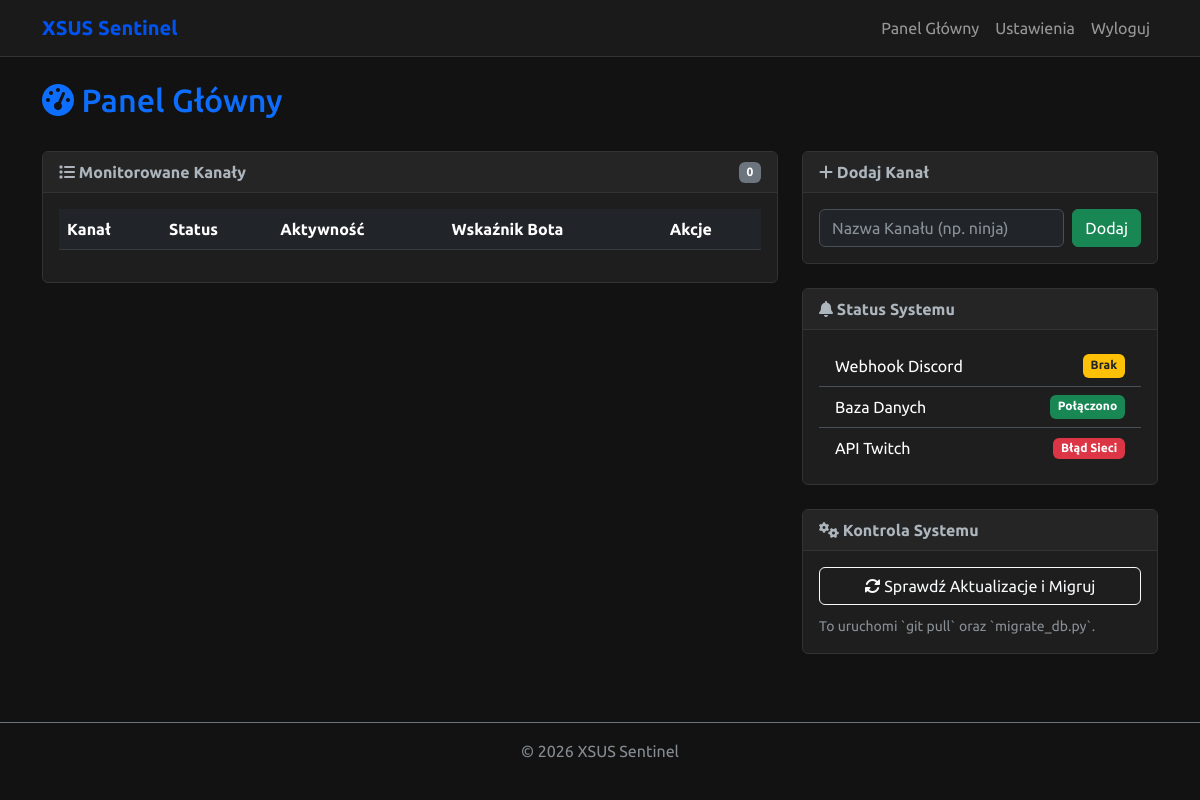
The page / (signed in) on the database as committed earlier.
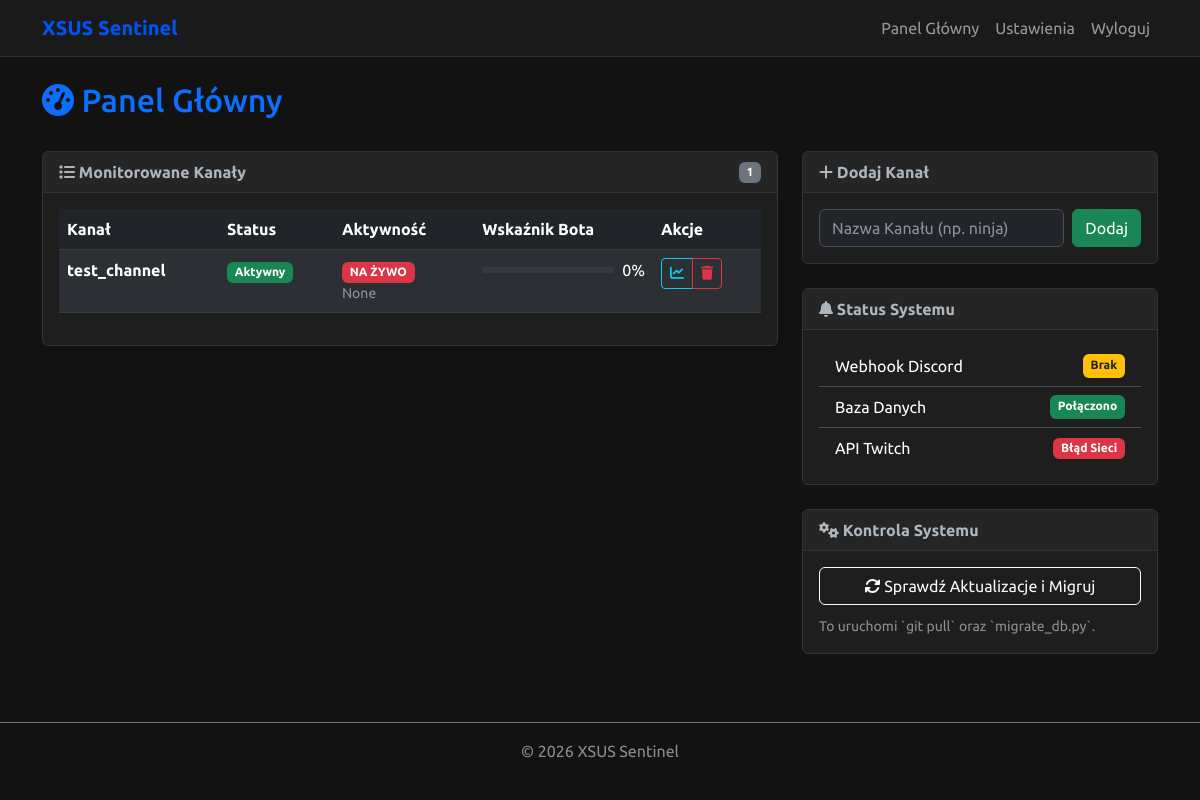
The same page on the database as committed later.
### app/models.py (models this page shows, shortened)
class Channel(db.Model):
    __tablename__ = 'channels'
    id = db.Column(db.Integer, primary_key=True)
    name = db.Column(db.String(64), unique=True, nullable=False)
    is_active = db.Column(db.Boolean, default=True)
    created_at = db.Column(db.DateTime, default=datetime.utcnow)
    messages = db.relationship('ChatMessage', backref='channel', lazy='dynamic', cascade="all, delete-orphan")
    stats = db.relationship('StreamStats', backref='channel', lazy='dynamic', cascade="all, delete-orphan")
    analyses = db.relationship('AnalysisResult', backref='channel', lazy='dynamic', cascade="all, delete-orphan")
    streams = db.relationship('Stream', backref='channel', lazy='dynamic', cascade="all, delete-orphan")
    viewers = db.relationship('Viewer', backref='channel', lazy='dynamic', cascade="all, delete-orphan")

### app/routes.py (the view)
@main.route('/')
@login_required
def index():
    channels = Channel.query.all()
    channel_data = []
    for c in channels:
        latest_analysis = AnalysisResult.query.filter_by(channel_id=c.id).order_by(AnalysisResult.timestamp.desc()).first()
        score = latest_analysis.bot_score if latest_analysis else 0
        active_stream = Stream.query.filter_by(channel_id=c.id, is_live=True).first()
        channel_data.append({
            'id': c.id,
            'name': c.name,
            'is_active': c.is_active,
            'score': score,
            'is_live': active_stream is not None,
            'game_name': active_stream.game_name if active_stream else "",
            'title': active_stream.title if active_stream else ""
        })
    return render_template('dashboard.html', channels=channel_data)

### app/auth.py (called while the page is built)
def login_required(f):
    @wraps(f)
    def decorated_function(*args, **kwargs):
        if 'logged_in' not in session:
            return redirect(url_for('auth.login', next=request.url))
        return f(*args, **kwargs)
    return decorated_function

### app/templates/dashboard.html (shortened to what this page needs)
{% extends "base.html" %}
{% block content %}
<div class="row mb-4">
    <div class="col-12">
        <h2 class="text-primary"><i class="fas fa-tachometer-alt"></i> Panel Główny</h2>
    </div>
</div>
<div class="row">
    <div class="col-md-8">
        <div class="card">
            <div class="card-header d-flex justify-content-between align-items-center">
                <span><i class="fas fa-list"></i> Monitorowane Kanały</span>
                <span class="badge bg-secondary">{{ channels|length }}</span>
            </div>
            <div class="card-body">
                <div class="table-responsive">
                    <table id="channelsTable" class="table table-dark table-hover table-striped">
                        <thead>
                            <tr>
                                <th>Kanał</th>
                                <th>Status</th>
                                <th>Aktywność</th>
                                <th>Wskaźnik Bota</th>
                                <th>Akcje</th>
                            </tr>
                        </thead>
                        <tbody>
                            {% for channel in channels %}
                            <tr>
                                <td>
                                    <a href="{{ url_for('main.channel_detail', channel_id=channel.id) }}" class="text-decoration-none text-white fw-bold">
                                        {{ channel.name }}
                                    </a>
                                </td>
                                <td>
                                    {% if channel.is_active %}
                                        <span class="badge bg-success">Aktywny</span>
                                    {% else %}
                                        <span class="badge bg-danger">Nieaktywny</span>
                                    {% endif %}
                                </td>
                                <td>
                                    {% if channel.is_live %}
                                        <span class="badge bg-danger animate-pulse">NA ŻYWO</span>
                                        <small class="d-block text-muted">{{ channel.game_name }}</small>
                                    {% else %}
                                        <span class="badge bg-secondary">Offline</span>
                                    {% endif %}
                                </td>
                                <td>
                                    <div class="d-flex align-items-center">
                                        <div class="progress flex-grow-1 me-2" style="height: 6px;">
                                        </div>
                                        <span>{{ channel.score|round(1) }}%</span>
                                    </div>
                                </td>
                                <td>
                                    <div class="btn-group btn-group-sm">
                                        <a href="{{ url_for('main.channel_detail', channel_id=channel.id) }}" class="btn btn-outline-info" title="Szczegóły">
                                            <i class="fas fa-chart-line"></i>
                                        </a>
                                        <a href="{{ url_for('main.remove_channel', channel_id=channel.id) }}" class="btn btn-outline-danger" onclick="return confirm('Jesteś pewien?')" title="Usuń">
                                            <i class="fas fa-trash"></i>
                                        </a>
                                    </div>
                                </td>
                            </tr>
                            {% endfor %}
                        </tbody>
                    </table>
                </div>
            </div>
        </div>
    </div>
    <div class="col-md-4">
        <div class="card mb-4">
            <div class="card-header"><i class="fas fa-plus"></i> Dodaj Kanał</div>
            <div class="card-body">
                <form action="{{ url_for('main.add_channel') }}" method="POST" class="d-flex gap-2">
                    <input type="text" name="channel_name" class="form-control" placeholder="Nazwa Kanału (np. ninja)" required>
                    <button type="submit" class="btn btn-success">Dodaj</button>
                </form>
            </div>
        </div>
        <div class="card mb-4">
            <div class="card-header"><i class="fas fa-bell"></i> Status Systemu</div>
            <div class="card-body">
                <ul class="list-group list-group-flush bg-transparent">
                    <li class="list-group-item bg-transparent text-white d-flex justify-content-between">
                        <span>Webhook Discord</span>
                        {% if config.DISCORD_WEBHOOK_URL %}
                            <span class="badge bg-success">Skonfigurowany</span>
                        {% else %}
                            <span class="badge bg-warning text-dark">Brak</span>
                        {% endif %}
                    </li>
                    <li class="list-group-item bg-transparent text-white d-flex justify-content-between">
                        <span>Baza Danych</span>
                        <span class="badge bg-success">Połączono</span>
                    </li>
                    <li class="list-group-item bg-transparent text-white d-flex justify-content-between align-items-center">
                        <span>API Twitch</span>
                        <span id="twitchStatusBadge" class="badge bg-secondary">Sprawdzanie...</span>
                    </li>
                </ul>
            </div>
        </div>
        <div class="card">
            <div class="card-header"><i class="fas fa-cogs"></i> Kontrola Systemu</div>
            <div class="card-body">
                <form action="{{ url_for('main.update_app') }}" method="POST">
                    <button type="submit" class="btn btn-outline-light w-100 mb-2">
                        <i class="fas fa-sync-alt"></i> Sprawdź Aktualizacje i Migruj
                    </button>
                </form>
                <small class="text-muted">To uruchomi `git pull` oraz `migrate_db.py`.</small>
            </div>
        </div>
    </div>
</div>
{% endblock %}

### app/templates/base.html (shortened to what this page needs)
<!DOCTYPE html>
<html lang="en" data-bs-theme="dark">
<head>
    <link href="https://cdn.jsdelivr.net/npm/bootstrap@5.3.0/dist/css/bootstrap.min.css" rel="stylesheet">
    <link href="https://cdn.datatables.net/1.13.4/css/dataTables.bootstrap5.min.css" rel="stylesheet">
    <link rel="stylesheet" href="https://cdnjs.cloudflare.com/ajax/libs/font-awesome/6.4.0/css/all.min.css">
</head>
<body>
    <nav class="navbar navbar-expand-lg navbar-dark mb-4">
        <div class="container">
            <a class="navbar-brand" href="{{ url_for('main.index') }}">XSUS Sentinel</a>
            <div class="collapse navbar-collapse" id="navbarNav">
                <ul class="navbar-nav ms-auto">
                    <li class="nav-item">
                        <a class="nav-link" href="{{ url_for('main.index') }}">Panel Główny</a>
                    </li>
                    <li class="nav-item">
                        <a class="nav-link" href="{{ url_for('main.settings') }}">Ustawienia</a>
                    </li>
                    <li class="nav-item">
                        <a class="nav-link" href="{{ url_for('auth.logout') }}">Wyloguj</a>
                    </li>
                </ul>
            </div>
        </div>
    </nav>
    <div class="container">
        {% block content %}{% endblock %}
    </div>
    <footer class="mt-5 py-3 text-center text-muted border-top border-secondary">
        <div class="container">
            <p>&copy; 2026 XSUS Sentinel</p>
        </div>
    </footer>
</body>
</html>

### app/templates/base.html (style rules this page uses)
body { font-family: 'Ubuntu', sans-serif; background-color: #121212; color: #e0e0e0; }
.navbar { background-color: #1a1a1a; border-bottom: 1px solid #333; }
.navbar-brand { color: #0053f1 !important; font-weight: bold; }
.card { background-color: #1e1e1e; border: 1px solid #333; margin-bottom: 20px; }
.card-header { background-color: #252525; border-bottom: 1px solid #333; font-weight: bold; }

Rows that differ between the two databases and show on the page:
added Channel: name "test_channel"
Other text that changed with them:
{{ channels|length }}: "0" → "1"
new list line: "Aktywny NA ŻYWO None 0 %"
